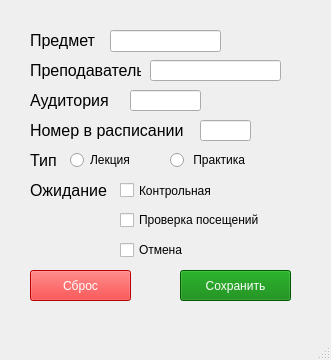
<?xml version="1.0" encoding="UTF-8"?>
<ui version="4.0">
 <class>MainWindow</class>
 <widget class="QMainWindow" name="MainWindow">
  <property name="geometry">
   <rect>
    <x>0</x>
    <y>0</y>
    <width>331</width>
    <height>360</height>
   </rect>
  </property>
  <property name="windowTitle">
   <string>Пара</string>
  </property>
  <widget class="QWidget" name="centralwidget">
   <widget class="QLineEdit" name="subjectEdit">
    <property name="geometry">
     <rect>
      <x>110</x>
      <y>30</y>
      <width>111</width>
      <height>22</height>
     </rect>
    </property>
   </widget>
   <widget class="QLabel" name="label">
    <property name="geometry">
     <rect>
      <x>30</x>
      <y>30</y>
      <width>71</width>
      <height>21</height>
     </rect>
    </property>
    <property name="font">
     <font>
      <pointsize>12</pointsize>
     </font>
    </property>
    <property name="text">
     <string>Предмет</string>
    </property>
   </widget>
   <widget class="QLineEdit" name="teacherEdit">
    <property name="geometry">
     <rect>
      <x>150</x>
      <y>60</y>
      <width>131</width>
      <height>21</height>
     </rect>
    </property>
   </widget>
   <widget class="QLineEdit" name="classroomEdit">
    <property name="geometry">
     <rect>
      <x>130</x>
      <y>90</y>
      <width>71</width>
      <height>21</height>
     </rect>
    </property>
   </widget>
   <widget class="QLineEdit" name="scheduleNumberEdit">
    <property name="geometry">
     <rect>
      <x>200</x>
      <y>120</y>
      <width>51</width>
      <height>21</height>
     </rect>
    </property>
   </widget>
   <widget class="QLabel" name="label_2">
    <property name="geometry">
     <rect>
      <x>30</x>
      <y>60</y>
      <width>111</width>
      <height>21</height>
     </rect>
    </property>
    <property name="font">
     <font>
      <pointsize>12</pointsize>
     </font>
    </property>
    <property name="text">
     <string>Преподаватель</string>
    </property>
   </widget>
   <widget class="QLabel" name="label_3">
    <property name="geometry">
     <rect>
      <x>30</x>
      <y>90</y>
      <width>91</width>
      <height>21</height>
     </rect>
    </property>
    <property name="font">
     <font>
      <pointsize>12</pointsize>
     </font>
    </property>
    <property name="text">
     <string>Аудитория</string>
    </property>
   </widget>
   <widget class="QLabel" name="label_4">
    <property name="geometry">
     <rect>
      <x>30</x>
      <y>120</y>
      <width>161</width>
      <height>21</height>
     </rect>
    </property>
    <property name="font">
     <font>
      <pointsize>12</pointsize>
     </font>
    </property>
    <property name="text">
     <string>Номер в расписании</string>
    </property>
   </widget>
   <widget class="QLabel" name="label_5">
    <property name="geometry">
     <rect>
      <x>30</x>
      <y>150</y>
      <width>31</width>
      <height>21</height>
     </rect>
    </property>
    <property name="font">
     <font>
      <pointsize>12</pointsize>
     </font>
    </property>
    <property name="text">
     <string>Тип</string>
    </property>
   </widget>
   <widget class="QRadioButton" name="lectureRadio">
    <property name="geometry">
     <rect>
      <x>70</x>
      <y>150</y>
      <width>89</width>
      <height>20</height>
     </rect>
    </property>
    <property name="text">
     <string>Лекция</string>
    </property>
   </widget>
   <widget class="QRadioButton" name="practiceRadio">
    <property name="geometry">
     <rect>
      <x>170</x>
      <y>150</y>
      <width>81</width>
      <height>20</height>
     </rect>
    </property>
    <property name="text">
     <string>	Практика</string>
    </property>
   </widget>
   <widget class="QLabel" name="label_6">
    <property name="geometry">
     <rect>
      <x>30</x>
      <y>180</y>
      <width>81</width>
      <height>21</height>
     </rect>
    </property>
    <property name="font">
     <font>
      <pointsize>12</pointsize>
     </font>
    </property>
    <property name="text">
     <string>Ожидание</string>
    </property>
   </widget>
   <widget class="QCheckBox" name="controlCheck">
    <property name="geometry">
     <rect>
      <x>120</x>
      <y>180</y>
      <width>111</width>
      <height>21</height>
     </rect>
    </property>
    <property name="text">
     <string>Контрольная</string>
    </property>
   </widget>
   <widget class="QCheckBox" name="attendanceCheck">
    <property name="geometry">
     <rect>
      <x>120</x>
      <y>210</y>
      <width>151</width>
      <height>20</height>
     </rect>
    </property>
    <property name="text">
     <string>Проверка посещений</string>
    </property>
   </widget>
   <widget class="QCheckBox" name="cancelCheck">
    <property name="geometry">
     <rect>
      <x>120</x>
      <y>240</y>
      <width>71</width>
      <height>20</height>
     </rect>
    </property>
    <property name="text">
     <string>Отмена</string>
    </property>
   </widget>
   <widget class="QPushButton" name="resetButton">
    <property name="geometry">
     <rect>
      <x>30</x>
      <y>270</y>
      <width>101</width>
      <height>31</height>
     </rect>
    </property>
    <property name="styleSheet">
     <string notr="true">background-color: red; color: white;</string>
    </property>
    <property name="text">
     <string>Сброс</string>
    </property>
   </widget>
   <widget class="QPushButton" name="saveButton">
    <property name="geometry">
     <rect>
      <x>180</x>
      <y>270</y>
      <width>111</width>
      <height>31</height>
     </rect>
    </property>
    <property name="styleSheet">
     <string notr="true">background-color: green; color: white;</string>
    </property>
    <property name="text">
     <string>Сохранить</string>
    </property>
   </widget>
  </widget>
  <widget class="QStatusBar" name="statusbar"/>
 </widget>
 <resources/>
 <connections/>
</ui>
